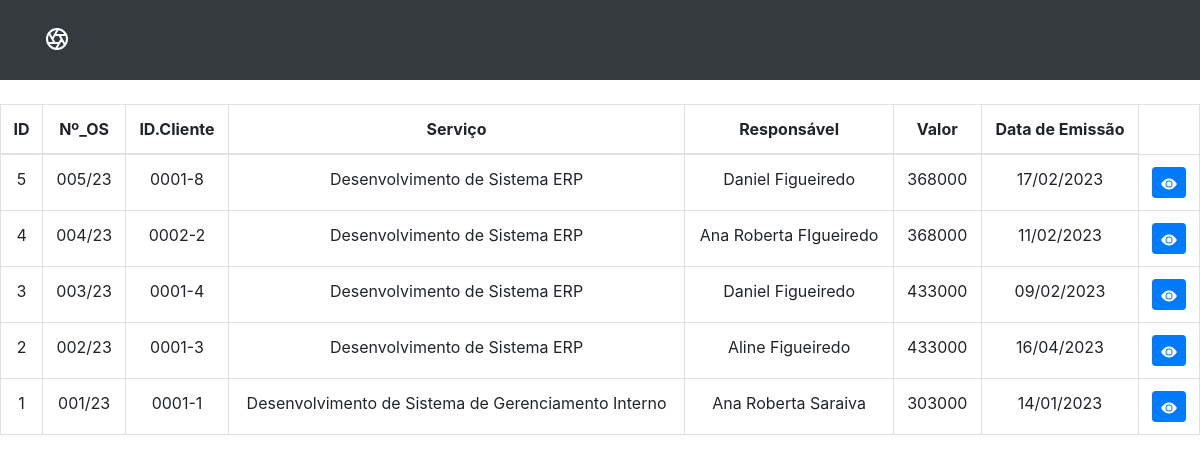
Screenshot of /gpp/ver-os.php with the database file from the repository.
### tables this page shows
CREATE TABLE `ordem_de_servico` (
  `id` int NOT NULL AUTO_INCREMENT,
  `Nº_OS` varchar(10) NOT NULL,
  `id_cliente` varchar(45) NOT NULL,
  `cliente` varchar(115) NOT NULL,
  `cnpj` varchar(20) NOT NULL,
  `endereco` varchar(115) NOT NULL,
  `fone` varchar(15) NOT NULL,
  `cep` varchar(45) NOT NULL,
  `cidade` varchar(115) NOT NULL,
  `bairro` varchar(115) NOT NULL,
  `descricao` varchar(225) NOT NULL,
  `servico` varchar(225) NOT NULL,
  `responsavel` varchar(115) NOT NULL,
  `valor` double NOT NULL,
  `data_emissao` date NOT NULL,
  PRIMARY KEY (`id`,`Nº_OS`)
);

### gpp/ver-os.php (the view, shortened to what this page needs)
<?php
    include_once('config.php');
    if(!empty($_GET['search'])){
        $data = $_GET['search'];
        $get = "SELECT * FROM formulario.ordem_de_servico WHERE Nº_OS LIKE'%$data%' or responsavel LIKE '%$data%'
        ORDER BY Nº_OS DESC";
    }else{
        $get = "SELECT * FROM formulario.ordem_de_servico ORDER BY Nº_OS DESC";
    }
    $result = $conexao->query($get);
?>
<!doctype html>
<html lang="pt">
         <link href="https://cdn.jsdelivr.net/npm/bootstrap@5.3.0-alpha1/dist/css/bootstrap.min.css"
        rel="stylesheet">
    <head>
    <link rel="stylesheet" href="https://cdn.jsdelivr.net/npm/bootstrap@4.0.0/dist/css/bootstrap.min.css">
    </head>
<header class="site-header sticky-top py-1 bg-dark text-white ">
        <nav class="container d-flex flex-column flex-md-row justify-content-between bg-dark">
         <a style="color:white;" class="py-2" href="view.GERportifolio.php" aria-label="Product">
        </a>
        </nav>
      </header>
    <body>
      <table class="table table-bordered table-hover">
        <br>
        <thead>
          <tr>
            <th scope="col">ID</th>
            <th scope="col">Nº_OS</th>
            <th scope="col">ID.Cliente</th>
            <th scope="col">Serviço</th>
            <th scope="col">Responsável</th>
            <th scope="col">Valor</th>
             <th scope="col">Data de Emissão</th>
          </tr>
        </thead>
        <tbody>
            <?php
                while($user_data = mysqli_fetch_assoc($result)){
                    echo "<tr>";
                    echo "<td>$user_data[id]</td>";
                    echo "<td>$user_data[Nº_OS]</td>";
                    echo "<td>$user_data[id_cliente]</td>";
                    echo "<td>$user_data[servico]</td>";
                    echo "<td>$user_data[responsavel]</td>";
                    echo "<td>$user_data[valor]</td>";
            ?>
                    <td><?php echo date("d/m/Y", strtotime($user_data['data_emissao']));?></td>
                    <?php
                    echo "<td>
                          <a class = 'btn btn-primary btn-sm' href='dadosOS.php?id=$user_data[id]'>
                          <svg xmlns='http://www.w3.org/2000/svg' width='16' height='16' fill='currentColor' class='bi bi-eye-fill' viewBox='0 0 16 16'>
                            <path d='M10.5 8a2.5 2.5 0 1 1-5 0 2.5 2.5 0 0 1 5 0z'/>
                            <path d='M0 8s3-5.5 8-5.5S16 8 16 8s-3 5.5-8 5.5S0 8 0 8zm8 3.5a3.5 3.5 0 1 0 0-7 3.5 3.5 0 0 0 0 7z'/>
                          </svg>
                          </a>
                        </td>";
                        }
                    ?>
                </tbody>
    </body>
</html>
</html>

### gpp/ver-os.php (style rules this page uses)
body { text-align: center; }
.py-2 { margin-top: 15px; color: white; }
.site-header { height: 80px; }

### rows the page displays
ordem_de_servico: id "5", Nº_OS "005/23", id_cliente "0001-8", servico "Desenvolvimento de Sistema ERP", responsavel "Daniel Figueiredo", valor "368000", data_emissao "17/02/2023"
ordem_de_servico: id "4", Nº_OS "004/23", id_cliente "0002-2", servico "Desenvolvimento de Sistema ERP", responsavel "Ana Roberta FIgueiredo", valor "368000", data_emissao "11/02/2023"
ordem_de_servico: id "3", Nº_OS "003/23", id_cliente "0001-4", servico "Desenvolvimento de Sistema ERP", responsavel "Daniel Figueiredo", valor "433000", data_emissao "09/02/2023"
ordem_de_servico: id "2", Nº_OS "002/23", id_cliente "0001-3", servico "Desenvolvimento de Sistema ERP", responsavel "Aline Figueiredo", valor "433000", data_emissao "16/04/2023"
ordem_de_servico: id "1", Nº_OS "001/23", id_cliente "0001-1", servico "Desenvolvimento de Sistema de Gerenciamento Interno", responsavel "Ana Roberta Saraiva", valor "303000", data_emissao "14/01/2023"
